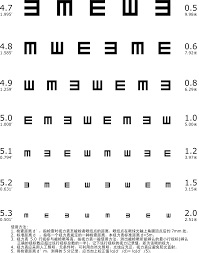
%> input picture class_6/eye.jpg, 199 x 253 px
$ octave template_matching_with_speedup.m   (GNU Octave 9; MATLAB toolbox functions it lacks are replaced by stand-ins)
%> lines starting %> are read from the running program, lines starting %| are printed output that depends on the picture
### class_6/imcorr.m
function [Icorr, iMax, jMax, c] = imcorr(I, w)
[m, n] = size(I); [m0, n0] = size(w);
Icorr = zeros(m-m0+1, n-n0+1);
vecW = double(w(:));
normW = norm(vecW);
for ii = 1:m-m0+1
    for jj = 1:n-n0+1
%         display(ii);
%         display(jj);
        subMat = I(ii:ii+m0-1, jj:jj+n0-1);
        vec = double(subMat(:));
        Icorr(ii, jj) = vec'*vecW/(norm(vec)*normW+eps);
    end
end

c = max(Icorr(:));
[iMax, jMax] = find(Icorr == c);
figure, imshow(I);
hold on;

for ii=1:length(iMax)
    plot([jMax(ii), jMax(ii)+n0-1], [iMax(ii), iMax(ii)]);
    plot([jMax(ii)+n0-1, jMax(ii)+n0-1], [iMax(ii), iMax(ii)+m0-1]);
    plot([jMax(ii), jMax(ii)+n0-1], [iMax(ii)+m0-1, iMax(ii)+m0-1]);
    plot([jMax(ii), jMax(ii)], [iMax(ii), iMax(ii)+m0-1]);
end

end

### class_6/template_matching_with_speedup.m
clc;clear;close all;
ori_i = im2gray(imread('eye.jpg')) ;
%> ori_i: size 253x199 uint8; min 0, max 255, mean 237.5
ori_i = imnoise(ori_i, 'salt & pepper', 0.02);
w = ori_i(30:70, 90:120);
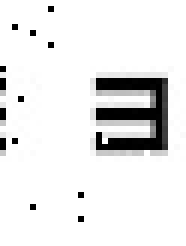
%> w: size 41x31 uint8 (shown 6 times larger); min 0, max 255, mean 232.6
imshow(w)

[m, n] = size(ori_i);
%> m = 253; n = 199
[RR, CC] = size(w);
%> RR = 41; CC = 31
C = zeros(m, n);

i = double(ori_i);
F = fft2(i);
W = conj(fft2(w, m, n));
Ffilt = W.*F;
IIcorr = real(ifft2(Ffilt));
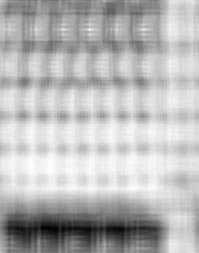
%> IIcorr: size 253x199 double; min 56872573, max 74506875, mean 69584531.5; drawn with min black and max white

cc = max(IIcorr(:));
%> cc = 74506875
[iiMax, jjMax] = find(IIcorr == cc);
%> iiMax = 30; jjMax = 90
figure();
imshow(ori_i);
for i=1:size(jjMax, 1)
    rectangle('Position',[jjMax(i), iiMax(i), CC, RR]);
end
%> this loop made 1 pass
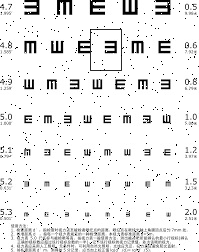
%> figure redrawn from the program's plot data

[Icorr, iMax, jMax, c] = imcorr(ori_i, w);
%> in imcorr, `vecW = double(w(:));`: vecW = 1271 values, max 255 at index 1, min 0 at index 12, mean 232.6
%> in imcorr, `normW = norm(vecW);`: normW = 8631.7
%> after the loop in imcorr, `for ii = 1:m-m0+1`:
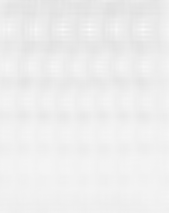
%> Icorr: size 213x169 double; min 0.883, max 1, mean 0.936
%> in imcorr, `c = max(Icorr(:));`: c = 1
%> in imcorr, `[iMax, jMax] = find(Icorr == c);`: iMax = 30; jMax = 90
%> the loop in imcorr, `for ii=1:length(iMax)` made 1 pass
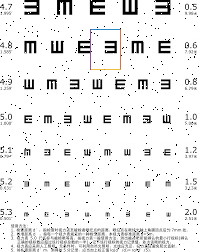
%> figure redrawn from the program's plot data
%> iMax = 30; jMax = 90; c = 1
